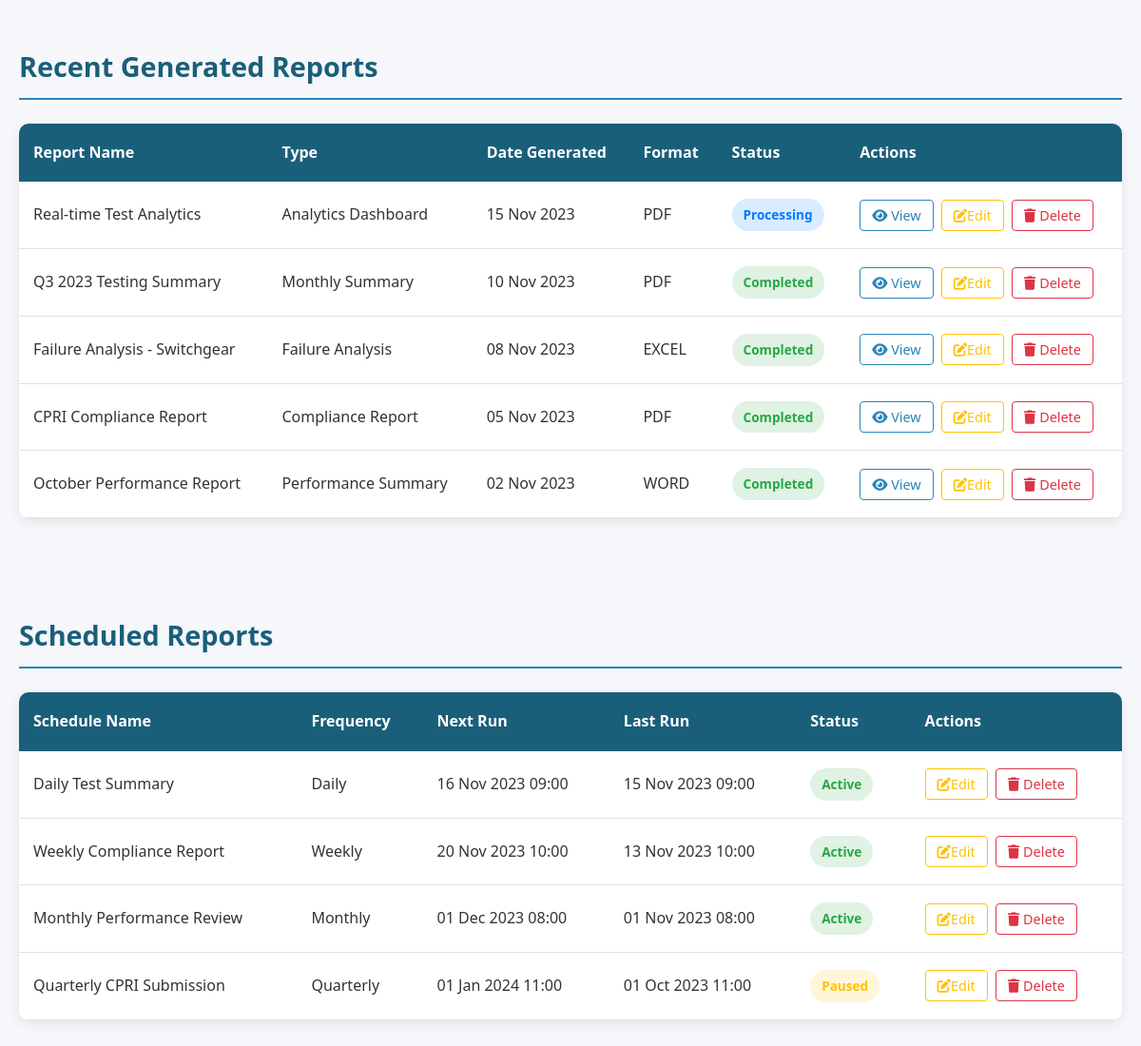
/report.php (lower part), run on an earlier commit of the app's database.
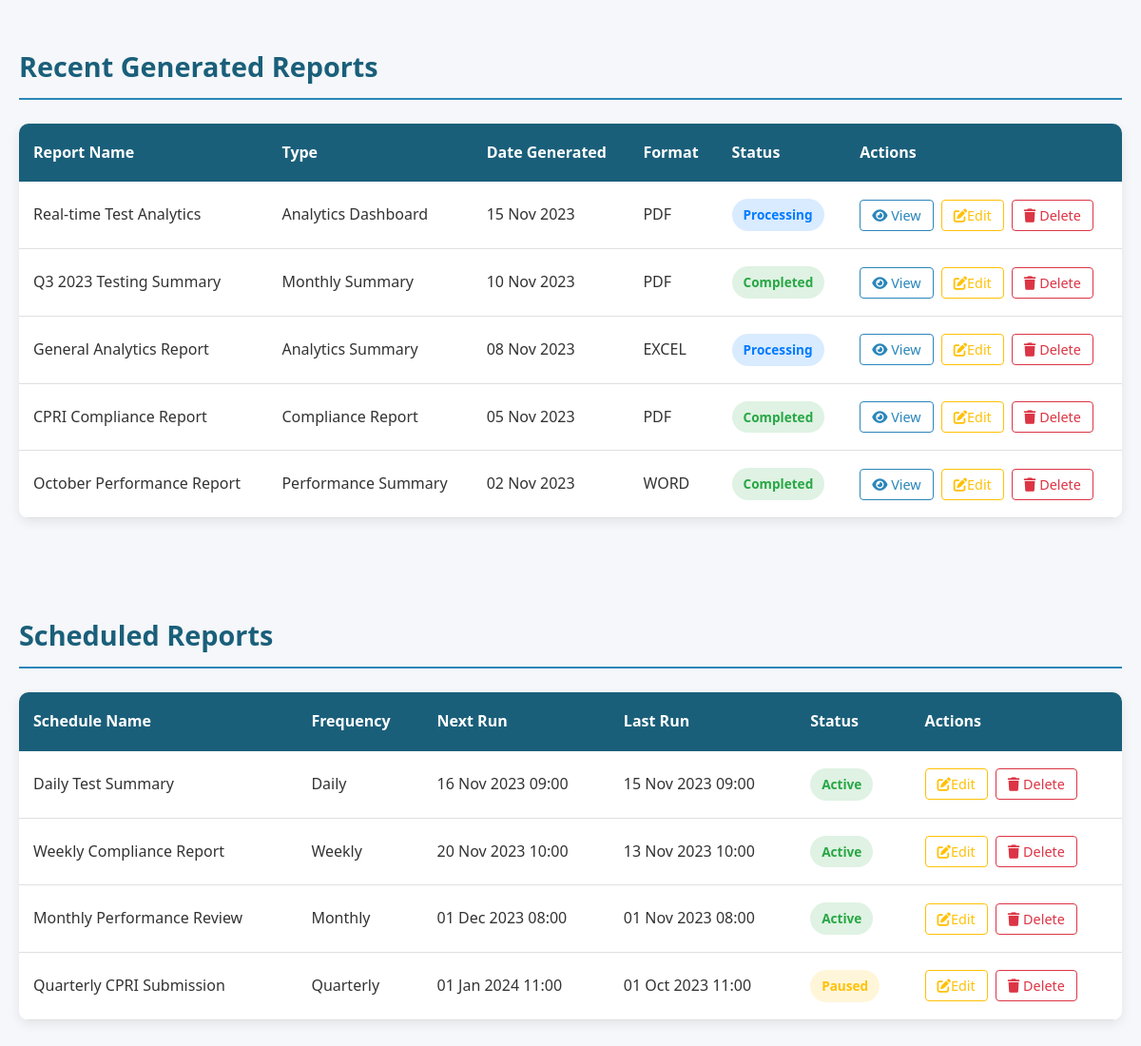
And on a later commit of the database.
### tables this page shows
CREATE TABLE `generated_reports` (
  `report_id` int(11) NOT NULL,
  `report_name` varchar(255) NOT NULL,
  `report_type` varchar(100) NOT NULL,
  `date_generated` date NOT NULL,
  `format` varchar(50) NOT NULL,
  `status` enum('completed','processing','pending','failed') NOT NULL,
  `size` varchar(50) NOT NULL
);

CREATE TABLE `scheduled_reports` (
  `schedule_id` int(11) NOT NULL,
  `schedule_name` varchar(255) NOT NULL,
  `frequency` enum('Daily','Weekly','Monthly','Quarterly','Custom') NOT NULL,
  `next_run` datetime NOT NULL,
  `last_run` datetime NOT NULL,
  `status` enum('active','paused') NOT NULL,
  `report_type` varchar(100) NOT NULL
);

### report.php (the view, shortened to what this page needs)
<?php
include("config/conn.php");
$recentReports = [];
$recentQuery = "SELECT * FROM generated_reports ORDER BY date_generated DESC";
$recentResult = $conn->query($recentQuery);
if ($recentResult) {
    while ($row = $recentResult->fetch_assoc()) {
        $recentReports[] = $row;
    }
}
$scheduledReports = [];
$scheduledQuery = "SELECT * FROM scheduled_reports ORDER BY next_run ASC";
$scheduledResult = $conn->query($scheduledQuery);
if ($scheduledResult) {
    while ($row = $scheduledResult->fetch_assoc()) {
        $scheduledReports[] = $row;
    }
}
?>
<!DOCTYPE html>
<html lang="en">
<head>
    <link rel="stylesheet" href="https://cdnjs.cloudflare.com/ajax/libs/font-awesome/6.4.0/css/all.min.css">
</head>
<body>
    <div class="container">
        <section>
        </section>
        <section>
            <h2 class="section-title">Recent Generated Reports</h2>
            <div class="table-container">
                <div class="table-responsive">
                    <table class="data-table" id="recentReportsTable">
                        <thead>
                            <tr>
                                <th>Report Name</th>
                                <th>Type</th>
                                <th>Date Generated</th>
                                <th>Format</th>
                                <th>Status</th>
                                <th>Actions</th>
                            </tr>
                        </thead>
                        <tbody>
                            <?php if (count($recentReports) == 0): ?>
                                <tr>
                                    <td colspan="6" style="text-align:center;">No reports generated yet</td>
                                </tr>
                            <?php else: ?>
                                <?php foreach ($recentReports as $report): ?>
                                    <tr>
                                        <td><?= htmlspecialchars($report['report_name']) ?></td>
                                        <td><?= htmlspecialchars($report['report_type']) ?></td>
                                        <td><?= date('d M Y', strtotime($report['date_generated'])) ?></td>
                                        <td><?= strtoupper($report['format']) ?></td>
                                        <td>
                                            <?php
                                            $statusClass = "status-pending";
                                            if ($report['status'] == "completed") $statusClass = "status-completed";
                                            elseif ($report['status'] == "processing") $statusClass = "status-processing";
                                            elseif ($report['status'] == "failed") $statusClass = "status-failed";
                                            ?>
                                            <span class="status-badge <?= $statusClass ?>"><?= ucfirst($report['status']) ?></span>
                                        </td>
                                        <td>
                                            <div class="action-buttons">
                                                <button class="action-btn view-btn" data-id="<?= $report['report_id'] ?>"><i class="fas fa-eye"></i> View</button>
                                                <button class="action-btn edit-btn"
                                                    data-type="generated"
                                                    data-id="<?= $report['report_id'] ?>"
                                                    data-name="<?= htmlspecialchars($report['report_name']) ?>"
                                                    data-rtype="<?= htmlspecialchars($report['report_type']) ?>"
                                                    data-format="<?= $report['format'] ?>"
                                                    data-status="<?= $report['status'] ?>">
                                                    <i class="fas fa-edit"></i>Edit
                                                </button>
                                                <button class="action-btn delete-btn" data-id="<?= $report['report_id'] ?>"><i class="fas fa-trash"></i> Delete</button>
                                            </div>
                                        </td>
                                    </tr>
                                <?php endforeach; ?>
                            <?php endif; ?>
                        </tbody>
                    </table>
                </div>
            </div>
        </section>
        <section>
            <h2 class="section-title">Scheduled Reports</h2>
            <div class="table-container">
                <div class="table-responsive">
                    <table class="data-table" id="scheduledReportsTable">
                        <thead>
                            <tr>
                                <th>Schedule Name</th>
                                <th>Frequency</th>
                                <th>Next Run</th>
                                <th>Last Run</th>
                                <th>Status</th>
                                <th>Actions</th>
                            </tr>
                        </thead>
                        <tbody>
                            <?php if (count($scheduledReports) == 0): ?>
                                <tr>
                                    <td colspan="6" style="text-align:center;">No scheduled reports</td>
                                </tr>
                            <?php else: ?>
                                <?php foreach ($scheduledReports as $schedule): ?>
                                    <tr>
                                        <td><?= htmlspecialchars($schedule['schedule_name']) ?></td>
                                        <td><?= ucfirst($schedule['frequency']) ?></td>
                                        <td><?= date('d M Y H:i', strtotime($schedule['next_run'])) ?></td>
                                        <td><?= $schedule['last_run'] ? date('d M Y H:i', strtotime($schedule['last_run'])) : '-' ?></td>
                                        <td>
                                            <span class="status-badge <?= $schedule['status'] == "active" ? "status-completed" : "status-pending" ?>"><?= ucfirst($schedule['status']) ?></span>
                                        </td>
                                        <td>
                                            <div class="action-buttons">
                                                <button class="action-btn edit-btn"
                                                    data-type="scheduled"
                                                    data-id="<?= $schedule['schedule_id'] ?>"
                                                    data-name="<?= htmlspecialchars($schedule['schedule_name']) ?>"
                                                    data-frequency="<?= $schedule['frequency'] ?>"
                                                    data-next="<?= $schedule['next_run'] ?>"
                                                    data-status="<?= $schedule['status'] ?>"
                                                    data-rtype="<?= $schedule['report_type'] ?>">
                                                    <i class="fas fa-edit"></i>Edit
                                                </button>
                                                <button class="action-btn delete-btn" data-id="<?= $schedule['schedule_id'] ?>"><i class="fas fa-trash"></i> Delete</button>
                                            </div>
                                        </td>
                                    </tr>
                                <?php endforeach; ?>
                            <?php endif; ?>
                        </tbody>
                    </table>
                </div>
            </div>
        </section>
    </div>
</body>
</html>

### report.php (style rules this page uses)
* { margin: 0; padding: 0; box-sizing: border-box; font-family: 'Segoe UI', Tahoma, Geneva, Verdana, sans-serif; }
:root { --primary-blue: #1a5f7a; --accent-blue: #2a86ba; --light-blue: #57c5e6; --dark-gray: #333; --medium-gray: #666; --light-gray: #f8f9fa; --white: #ffffff; --border-color: #e0e0e0; --shadow: 0 4px 12px rgba(0, 0, 0, 0.08); --transition: all 0.3s ease; --success-green: #28a745; --warning-orange: #ffc107; --danger-red: #dc3545; }
body { line-height: 1.6; color: var(--dark-gray); background-color: #f5f7fa; min-height: 100vh; }
.container { width: 100%; max-width: 1400px; margin: 0 auto; padding: 0 20px; }
section { padding: 30px 0; }
.section-title { font-size: 1.8rem; color: var(--primary-blue); margin-bottom: 25px; padding-bottom: 10px; border-bottom: 2px solid var(--accent-blue); }
.table-container { background-color: var(--white); border-radius: 10px; overflow: hidden; box-shadow: var(--shadow); margin-bottom: 40px; }
.data-table { width: 100%; border-collapse: collapse; }
.data-table thead { background-color: var(--primary-blue); color: var(--white); }
.data-table th { padding: 18px 15px; text-align: left; font-weight: 600; font-size: 1rem; }
.data-table tbody tr { border-bottom: 1px solid var(--border-color); transition: var(--transition); }
.data-table td { padding: 18px 15px; color: var(--dark-gray); }
.status-badge { display: inline-block; padding: 6px 12px; border-radius: 20px; font-weight: 600; font-size: 0.85rem; }
.status-completed { background-color: rgba(40, 167, 69, 0.15); color: var(--success-green); }
.status-pending { background-color: rgba(255, 193, 7, 0.15); color: var(--warning-orange); }
.status-processing { background-color: rgba(0, 123, 255, 0.15); color: #007bff; }
.action-buttons { display: flex; gap: 8px; }
.action-btn { padding: 6px 12px; border-radius: 4px; border: none; background-color: transparent; cursor: pointer; transition: var(--transition); font-size: 0.9rem; }
.view-btn { color: var(--accent-blue); border: 1px solid var(--accent-blue); }
.edit-btn { color: var(--warning-orange); border: 1px solid var(--warning-orange); }
.delete-btn { color: var(--danger-red); border: 1px solid var(--danger-red); }
.table-responsive { overflow-x: auto; }

What changed in the data, as far as the page shows it:
changed generated_reports "EXCEL": report_name "Failure Analysis - Switchgear" → "General Analytics Report"; report_type "Failure Analysis" → "Analytics Summary"; status "Completed" → "Processing"
